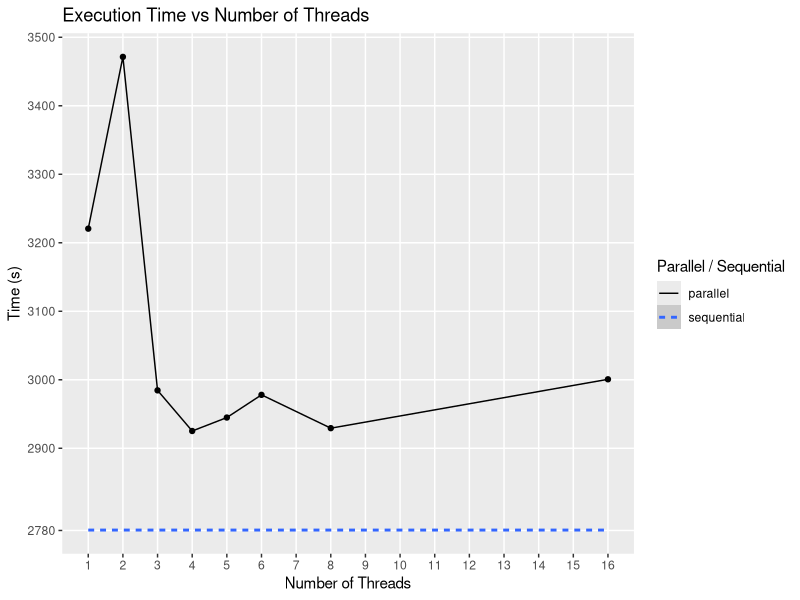
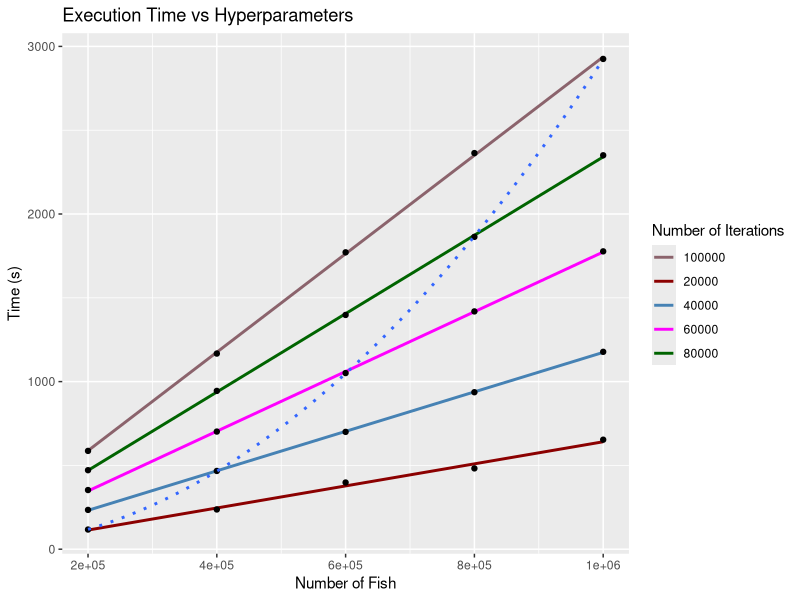
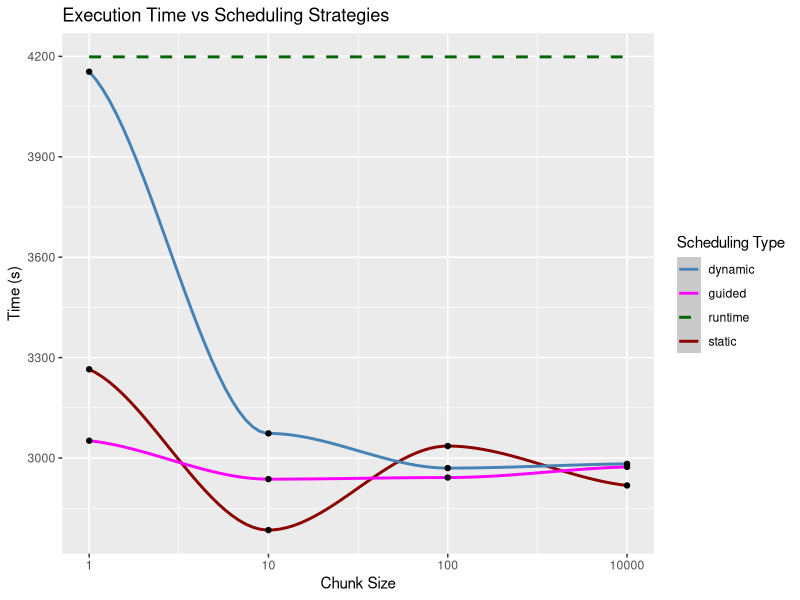
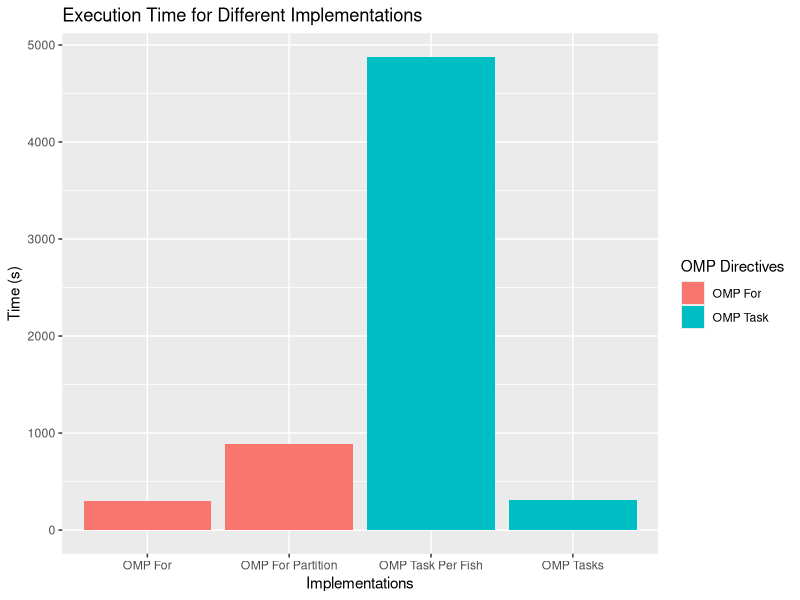

These figures' R source, in order:
## ---- chunk 1
library(ggplot2)
## ---- chunk 2
ggplot(
    data.frame(
      num_threads = c(1, 2, 3, 4, 5, 6, 8, 16),
      parallel = c(
        3220.587380,
        3471.353496,
        2984.539602,
        2925.219894,
        2944.861335,
        2977.993479,
        2929.350958,
        3000.694720),
      sequential = 2780.588561),
    aes(x = num_threads)) +
    labs(title = "Execution Time vs Number of Threads",
      x = "Number of Threads",
      y = "Time (s)",
      linetype = "Parallel / Sequential") +
    geom_smooth(aes(y = sequential, linetype = "sequential")) +
    geom_line(aes(y = parallel, linetype = "parallel")) +
    geom_point(aes(y = parallel)) +
    scale_y_continuous(breaks = c(
      seq(2900, 3500, by = 100), 2780)) +
    scale_x_continuous(breaks = 1:16) +
    theme(panel.grid.minor = element_blank())

## ---- chunk 3
ggplot(
  data = data.frame(
    num_fish =  c(200000, 400000, 600000, 800000, 1000000),
    iter_20000 = c(117.350819, 237.082449, 397.935612, 482.203047, 653.402037),
    iter_40000 = c(234.463991, 466.925614, 700.021926, 936.720754, 1177.662832),
    iter_60000 = c(353.012268,
      701.901361,
      1050.975947,
      1418.876797,
      1777.164701),
    iter_80000 = c(471.402103,
      944.524666,
      1397.776130,
      1863.592248,
      2350.380621),
    iter_100000 = c(586.554482,
      1167.285182,
      1771.424057,
      2363.592248,
      2925.219894)),
  aes(x = num_fish)) +
  geom_smooth(aes(y = iter_20000, color = "20000"), method = "lm", se = FALSE) +
  geom_smooth(aes(y = iter_40000, color = "40000"), method = "lm", se = FALSE) +
  geom_smooth(aes(y = iter_60000, color = "60000"), method = "lm", se = FALSE) +
  geom_smooth(aes(y = iter_80000, color = "80000"), method = "lm", se = FALSE) +
  geom_smooth(aes(y = iter_100000, color = "100000"), method = "lm",
    se = FALSE) +
  geom_point(aes(y = iter_20000)) +
  geom_point(aes(y = iter_40000)) +
  geom_point(aes(y = iter_60000)) +
  geom_point(aes(y = iter_80000)) +
  geom_point(aes(y = iter_100000)) +
  geom_smooth(aes(y = c(117.350819,
    466.925614,
    1050.975947,
    1863.592248,
    2925.219894)),
    method = "lm",
    formula = y ~ poly(x, 2),
    linetype = "dotted",
    se = FALSE) +
  labs(title = "Execution Time vs Hyperparameters",
    x = "Number of Fish",
    y = "Time (s)",
    color = "Number of Iterations") +
  scale_color_manual(values = c(
    "20000" = "darkred",
    "40000" = "steelblue",
    "60000" = "magenta",
    "80000" = "darkgreen",
    "100000" = "pink4"))
## ---- chunk 4
ggplot(
  data = data.frame(
    chunk_size = c(1, 2, 3, 4),
    static = c(3265.162540, 2784.864581, 3035.950782, 2918.142244),
    dynamic = c(4154.18010, 3073.691588, 2970.014433, 2982.671884),
    guided = c(3051.865076, 2937.002249, 2941.794308, 2973.637886),
    runtime = 4198.46404),
  aes(x = chunk_size)) +
  geom_smooth(aes(y = static, color = "static")) +
  geom_smooth(aes(y = dynamic, color = "dynamic")) +
  geom_smooth(aes(y = guided, color = "guided")) +
  geom_smooth(aes(y = runtime, color = "runtime"), linetype = "dashed") +
  geom_point(aes(y = static)) +
  geom_point(aes(y = dynamic)) +
  geom_point(aes(y = guided)) +
  labs(title = "Execution Time vs Scheduling Strategies",
    x = "Chunk Size",
    y = "Time (s)",
    color = "Scheduling Type") +
  scale_x_continuous(labels = c(1, 10, 100, 10000)) +
  scale_y_continuous(breaks = seq(2700, 4200, by = 300)) +
  scale_color_manual(values = c(
    "static" = "darkred",
    "dynamic" = "steelblue",
    "guided" = "magenta",
    "runtime" = "darkgreen"))
## ---- chunk 5
ggplot(
  data = data.frame(
    omp_directive = c("OMP For",
      "OMP For Partition",
      "OMP Task Per Fish",
      "OMP Tasks"),
    time = c(295.652146,
      885.287894,
      4877.38059,
      305.464913),
    colour_group = c(rep("OMP For", 2), rep("OMP Task", 2))),
    aes(x = omp_directive, y = time, fill = colour_group)) +
  geom_bar(stat = "identity") +
  labs(title = "Execution Time for Different Implementations",
    x = "Implementations",
    y = "Time (s)",
    fill = "OMP Directives"
  )
